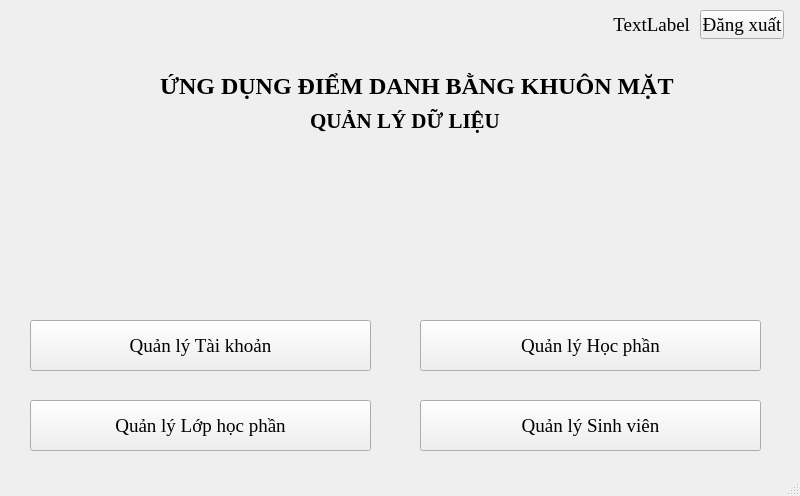
<?xml version="1.0" encoding="UTF-8"?>
<ui version="4.0">
 <class>btnQuanSV</class>
 <widget class="QMainWindow" name="btnQuanSV">
  <property name="geometry">
   <rect>
    <x>0</x>
    <y>0</y>
    <width>800</width>
    <height>496</height>
   </rect>
  </property>
  <property name="font">
   <font>
    <family>Times New Roman</family>
    <pointsize>14</pointsize>
   </font>
  </property>
  <property name="windowTitle">
   <string>MainWindow</string>
  </property>
  <widget class="QWidget" name="centralwidget">
   <widget class="QPushButton" name="btnQuanLyTK">
    <property name="geometry">
     <rect>
      <x>30</x>
      <y>320</y>
      <width>341</width>
      <height>51</height>
     </rect>
    </property>
    <property name="text">
     <string>Quản lý Tài khoản</string>
    </property>
   </widget>
   <widget class="QPushButton" name="btnQuanLyHP">
    <property name="geometry">
     <rect>
      <x>420</x>
      <y>320</y>
      <width>341</width>
      <height>51</height>
     </rect>
    </property>
    <property name="text">
     <string>Quản lý Học phần</string>
    </property>
   </widget>
   <widget class="QPushButton" name="btnQuanLyLHP">
    <property name="geometry">
     <rect>
      <x>30</x>
      <y>400</y>
      <width>341</width>
      <height>51</height>
     </rect>
    </property>
    <property name="text">
     <string>Quản lý Lớp học phần</string>
    </property>
   </widget>
   <widget class="QPushButton" name="pushButton_4">
    <property name="geometry">
     <rect>
      <x>420</x>
      <y>400</y>
      <width>341</width>
      <height>51</height>
     </rect>
    </property>
    <property name="text">
     <string>Quản lý Sinh viên</string>
    </property>
   </widget>
   <widget class="QPushButton" name="btn_logout">
    <property name="geometry">
     <rect>
      <x>700</x>
      <y>10</y>
      <width>84</width>
      <height>29</height>
     </rect>
    </property>
    <property name="text">
     <string>Đăng xuất</string>
    </property>
   </widget>
   <widget class="QLabel" name="lb_teacher_name">
    <property name="geometry">
     <rect>
      <x>490</x>
      <y>10</y>
      <width>200</width>
      <height>30</height>
     </rect>
    </property>
    <property name="text">
     <string>TextLabel</string>
    </property>
    <property name="alignment">
     <set>Qt::AlignRight|Qt::AlignTrailing|Qt::AlignVCenter</set>
    </property>
   </widget>
   <widget class="QLabel" name="label_2">
    <property name="geometry">
     <rect>
      <x>20</x>
      <y>10</y>
      <width>111</width>
      <height>91</height>
     </rect>
    </property>
    <property name="text">
     <string/>
    </property>
   </widget>
   <widget class="QLabel" name="label">
    <property name="geometry">
     <rect>
      <x>160</x>
      <y>50</y>
      <width>541</width>
      <height>71</height>
     </rect>
    </property>
    <property name="font">
     <font>
      <pointsize>18</pointsize>
      <weight>75</weight>
      <bold>true</bold>
     </font>
    </property>
    <property name="text">
     <string>ỨNG DỤNG ĐIỂM DANH BẰNG KHUÔN MẶT</string>
    </property>
   </widget>
   <widget class="QLabel" name="label_3">
    <property name="geometry">
     <rect>
      <x>310</x>
      <y>100</y>
      <width>201</width>
      <height>41</height>
     </rect>
    </property>
    <property name="font">
     <font>
      <family>Times New Roman</family>
      <pointsize>16</pointsize>
      <weight>75</weight>
      <bold>true</bold>
     </font>
    </property>
    <property name="text">
     <string>QUẢN LÝ DỮ LIỆU</string>
    </property>
   </widget>
  </widget>
  <widget class="QMenuBar" name="menubar">
   <property name="geometry">
    <rect>
     <x>0</x>
     <y>0</y>
     <width>800</width>
     <height>27</height>
    </rect>
   </property>
  </widget>
  <widget class="QStatusBar" name="statusbar"/>
 </widget>
 <resources/>
 <connections/>
</ui>
